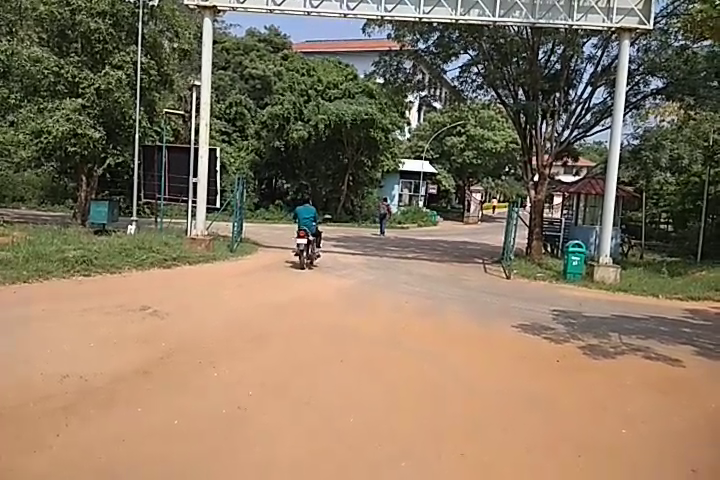
#> input picture frame 22 of 2.mp4, 720 x 480 px
$ python opt_main2.py
#> lines starting #> are read from the running program, lines starting #| are printed output that depends on the picture
import cv2
import numpy as np
cap = cv2.VideoCapture("2.mp4")

ret, frame1 = cap.read()
#> frame1 is the input picture: shape (480, 720, 3); mean B, G, R 96, 118.6, 136.1
prvs = cv2.cvtColor(frame1,cv2.COLOR_BGR2GRAY)
hsv = np.zeros_like(frame1)
hsv[...,1] = 255

while(1):
    ret, frame2 = cap.read()
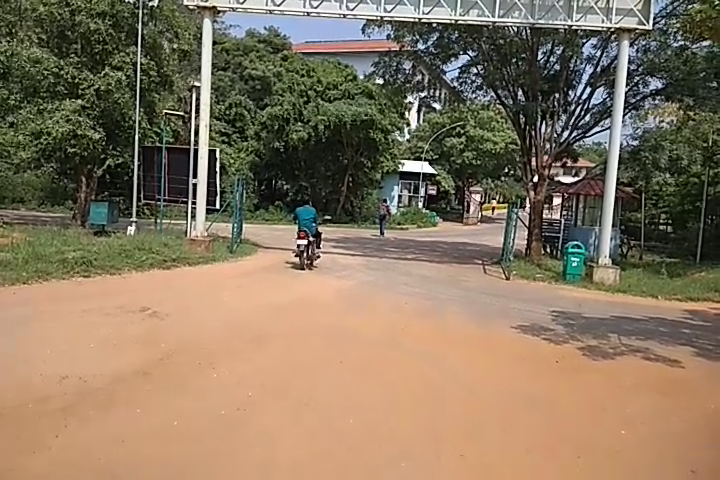
#> input picture frame 23 of 2.mp4, 720 x 480 px
#> frame2 is the input picture: shape (480, 720, 3); mean B, G, R 96, 118.5, 135.9
    if ret is True:
    	next = cv2.cvtColor(frame2,cv2.COLOR_BGR2GRAY)
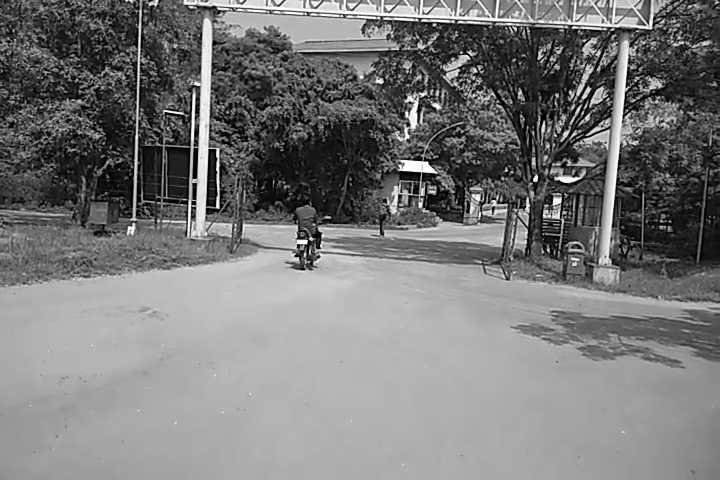
#> next: shape (480, 720); min 0, max 255, mean 121.1
    else:
    	continue

    flow = cv2.calcOpticalFlowFarneback(prvs,next, None, 0.5, 3, 15, 3, 5, 1.2, 0)

    mag, ang = cv2.cartToPolar(flow[...,0], flow[...,1])
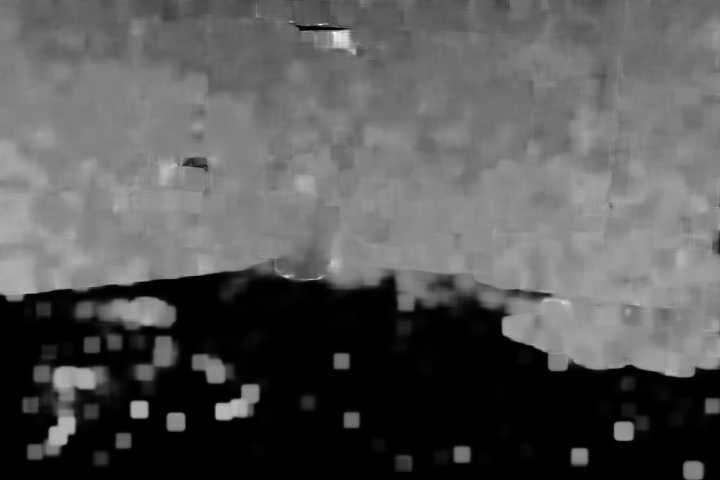
#> mag: shape (480, 720) float32; min 1.11e-09, max 2.02, mean 0.692; drawn with min black and max white
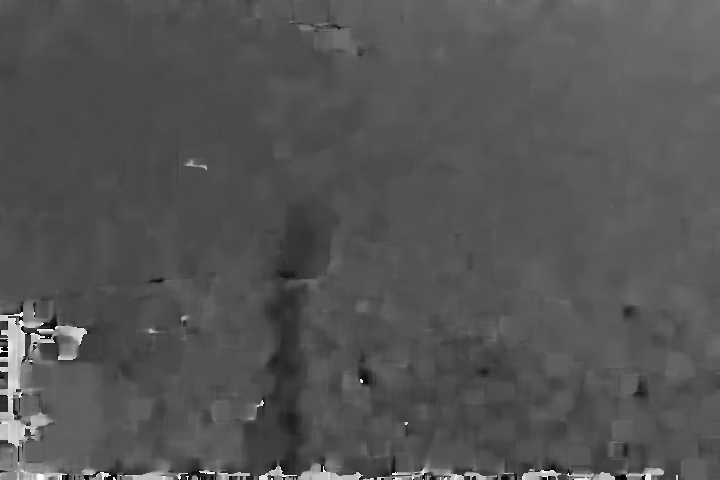
#> ang: shape (480, 720) float32; min 9.48e-06, max 6.28, mean 2.08; drawn with min black and max white
    hsv[...,0] = ang*180/np.pi/2
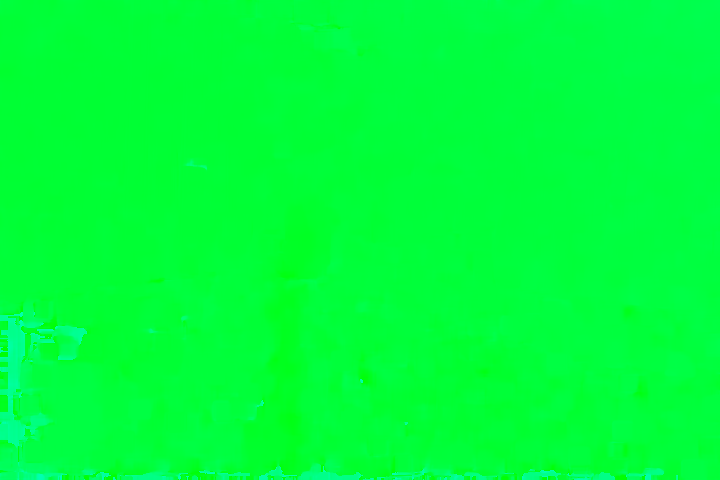
#> hsv: shape (480, 720, 3); mean of channels 0, 1, 2 59.1, 255, 0; drawn as B, G, R
    hsv[...,2] = cv2.normalize(mag,None,0,255,cv2.NORM_MINMAX)
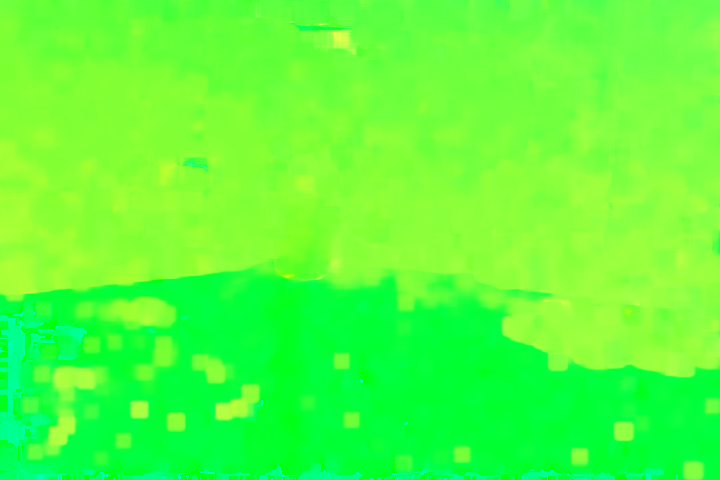
#> hsv: shape (480, 720, 3); mean of channels 0, 1, 2 59.1, 255, 86.9; drawn as B, G, R
    rgb = cv2.cvtColor(hsv,cv2.COLOR_HSV2BGR)
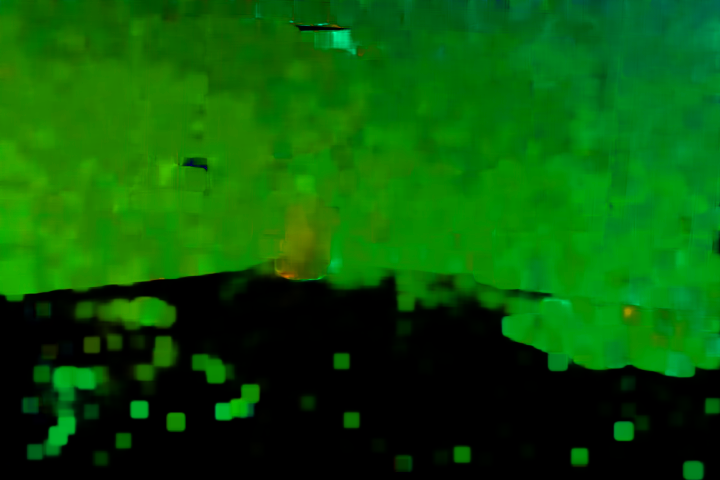
#> rgb: shape (480, 720, 3); mean B, G, R 6.3, 86.8, 9.3

    cv2.imshow('frame2',rgb)
    k = cv2.waitKey(30) & 0xFF
#> (key Esc is pressed here)
    if k == 27:
        break
    elif k == ord('s'):
        cv2.imwrite('opticalfb.png',frame2)
        cv2.imwrite('opticalhsv.png',rgb)
    prvs = next

cap.release()
cv2.destroyAllWindows()

$ run again, starting later in the video
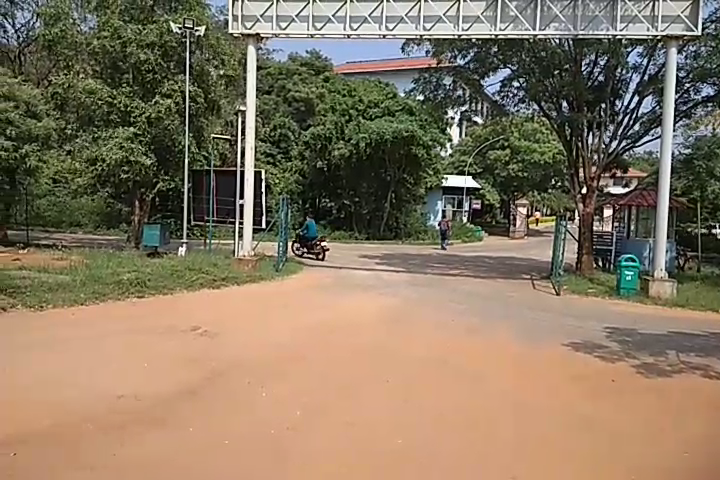
#> input picture frame 102 of 2.mp4, 720 x 480 px
#> frame1 is the input picture: shape (480, 720, 3); mean B, G, R 97.5, 119.3, 135
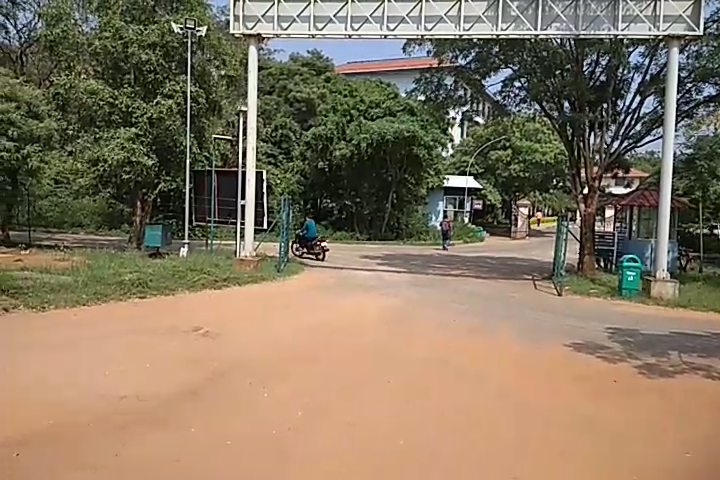
#> input picture frame 103 of 2.mp4, 720 x 480 px
#> frame2 is the input picture: shape (480, 720, 3); mean B, G, R 97.5, 119.3, 134.9
#> `rgb = cv2.cvtColor(hsv,cv2.COLOR_HSV2BGR)`:
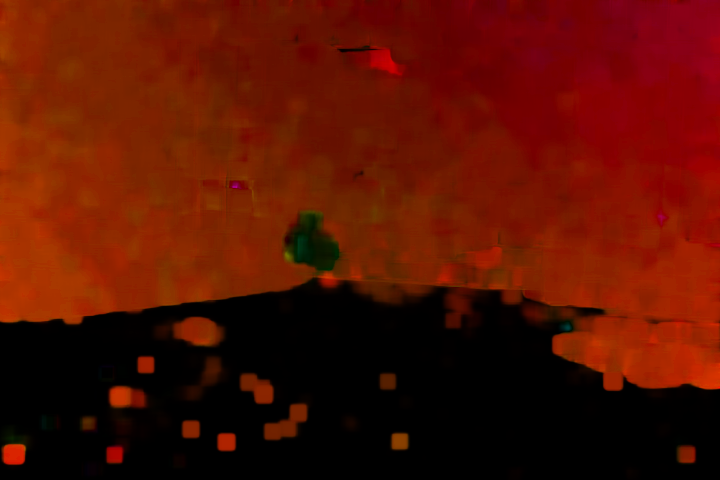
#> rgb: shape (480, 720, 3); mean B, G, R 0.8, 17.3, 87

$ run again, starting later in the video
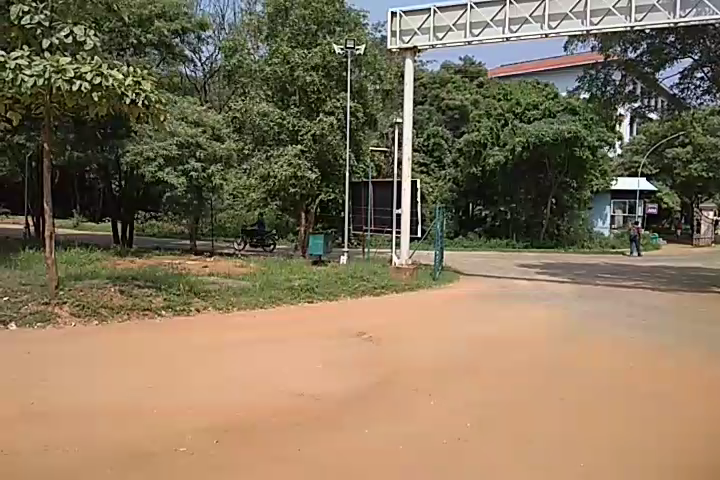
#> input picture frame 181 of 2.mp4, 720 x 480 px
#> frame1 is the input picture: shape (480, 720, 3); mean B, G, R 90.7, 115.7, 131.7
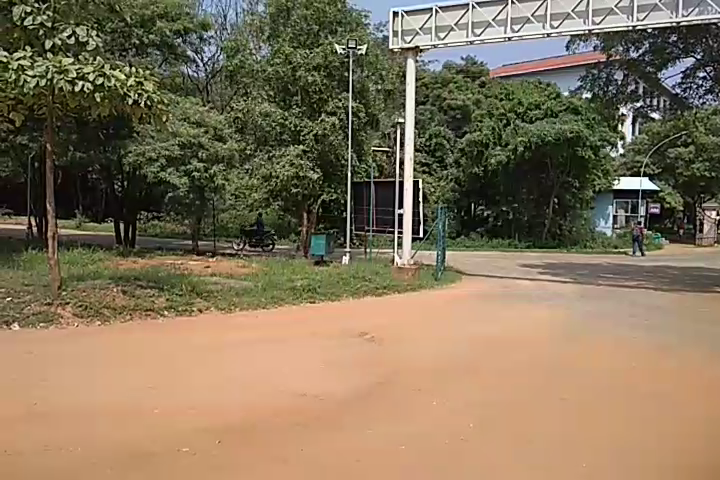
#> input picture frame 182 of 2.mp4, 720 x 480 px
#> frame2 is the input picture: shape (480, 720, 3); mean B, G, R 90.6, 115.7, 131.6
#> `rgb = cv2.cvtColor(hsv,cv2.COLOR_HSV2BGR)`:
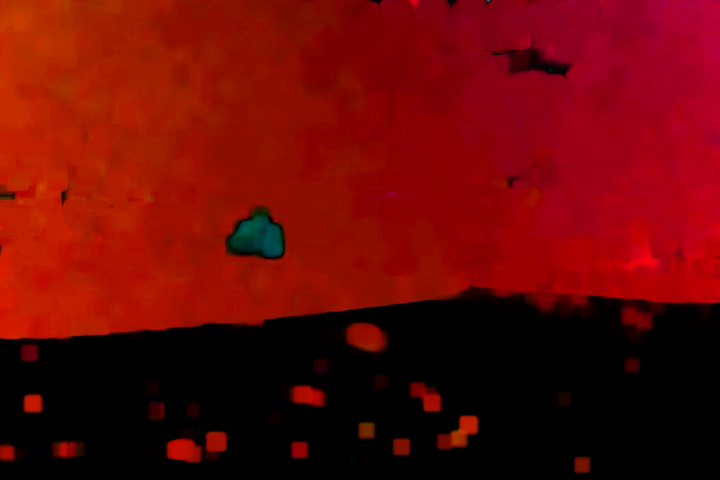
#> rgb: shape (480, 720, 3); mean B, G, R 4.8, 8.2, 102.6
